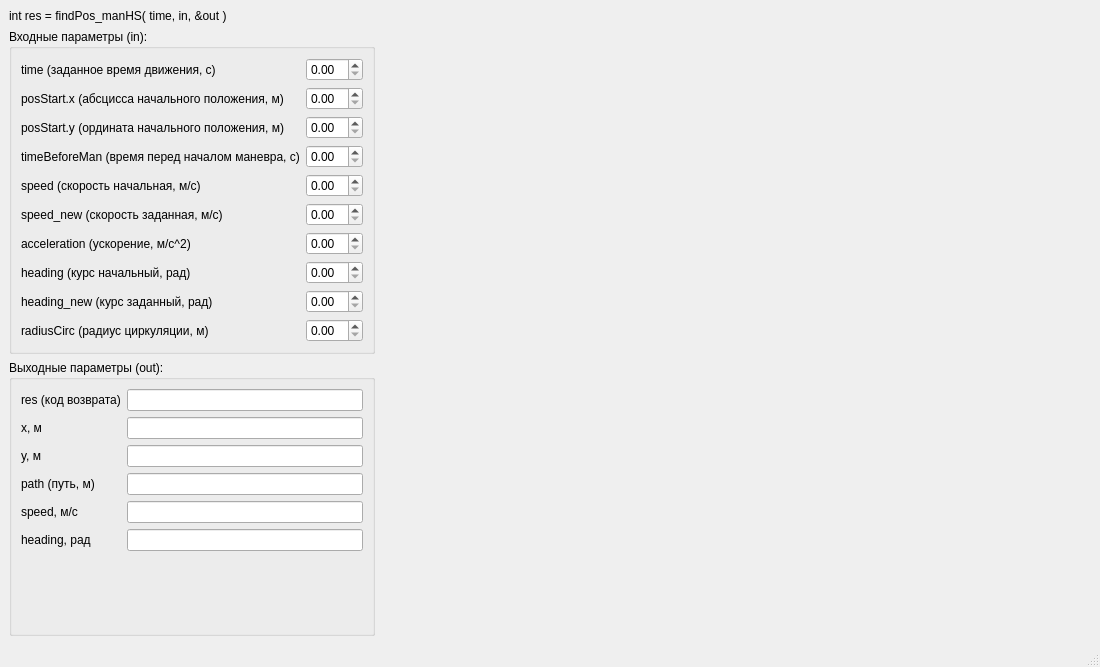
<?xml version="1.0" encoding="UTF-8"?>
<ui version="4.0">
 <class>MainWindowFindPosComplex</class>
 <widget class="QMainWindow" name="MainWindowFindPosComplex">
  <property name="geometry">
   <rect>
    <x>0</x>
    <y>0</y>
    <width>1100</width>
    <height>667</height>
   </rect>
  </property>
  <property name="windowTitle">
   <string>MainWindow</string>
  </property>
  <widget class="QWidget" name="centralwidget">
   <layout class="QHBoxLayout" name="horizontalLayout">
    <item>
     <layout class="QVBoxLayout" name="verticalLayout">
      <item>
       <widget class="QLabel" name="label">
        <property name="sizePolicy">
         <sizepolicy hsizetype="Minimum" vsizetype="Fixed">
          <horstretch>0</horstretch>
          <verstretch>0</verstretch>
         </sizepolicy>
        </property>
        <property name="text">
         <string>int res = findPos_manHS( time, in, &amp;out )</string>
        </property>
       </widget>
      </item>
      <item>
       <widget class="QGroupBox" name="groupBox">
        <property name="title">
         <string>Входные параметры (in):</string>
        </property>
        <layout class="QFormLayout" name="formLayout">
         <item row="0" column="0">
          <widget class="QLabel" name="label_2">
           <property name="text">
            <string>time (заданное время движения, с)</string>
           </property>
          </widget>
         </item>
         <item row="0" column="1">
          <widget class="QDoubleSpinBox" name="doubleSpinBox_inFuncFindPos_man_time"/>
         </item>
         <item row="1" column="0">
          <widget class="QLabel" name="label_3">
           <property name="text">
            <string>posStart.x (абсцисса начального положения, м)</string>
           </property>
          </widget>
         </item>
         <item row="1" column="1">
          <widget class="QDoubleSpinBox" name="doubleSpinBox_inFuncFindPosMan_posStartX"/>
         </item>
         <item row="2" column="0">
          <widget class="QLabel" name="label_4">
           <property name="text">
            <string>posStart.y (ордината начального положения, м)</string>
           </property>
          </widget>
         </item>
         <item row="2" column="1">
          <widget class="QDoubleSpinBox" name="doubleSpinBox_inFuncFindPosMan_posStartY"/>
         </item>
         <item row="3" column="0">
          <widget class="QLabel" name="label_7">
           <property name="text">
            <string>timeBeforeMan (время перед началом маневра, с)</string>
           </property>
          </widget>
         </item>
         <item row="3" column="1">
          <widget class="QDoubleSpinBox" name="doubleSpinBox_inFuncFindPosMan_timeBeforeMan"/>
         </item>
         <item row="4" column="0">
          <widget class="QLabel" name="label_5">
           <property name="text">
            <string>speed (скорость начальная, м/с)</string>
           </property>
          </widget>
         </item>
         <item row="4" column="1">
          <widget class="QDoubleSpinBox" name="doubleSpinBox_inFuncFindPosMan_speed"/>
         </item>
         <item row="5" column="0">
          <widget class="QLabel" name="label_9">
           <property name="text">
            <string>speed_new (скорость заданная, м/с)</string>
           </property>
          </widget>
         </item>
         <item row="5" column="1">
          <widget class="QDoubleSpinBox" name="doubleSpinBox_inFuncFindPosMan_speedNew"/>
         </item>
         <item row="6" column="0">
          <widget class="QLabel" name="label_8">
           <property name="text">
            <string>acceleration (ускорение, м/с^2)</string>
           </property>
          </widget>
         </item>
         <item row="6" column="1">
          <widget class="QDoubleSpinBox" name="doubleSpinBox_inFuncFindPosMan_acceleration"/>
         </item>
         <item row="7" column="0">
          <widget class="QLabel" name="label_6">
           <property name="text">
            <string>heading (курс начальный, рад)</string>
           </property>
          </widget>
         </item>
         <item row="7" column="1">
          <widget class="QDoubleSpinBox" name="doubleSpinBox_inFuncFindPosMan_heading"/>
         </item>
         <item row="8" column="0">
          <widget class="QLabel" name="label_11">
           <property name="text">
            <string>heading_new (курс заданный, рад)</string>
           </property>
          </widget>
         </item>
         <item row="8" column="1">
          <widget class="QDoubleSpinBox" name="doubleSpinBox_inFuncFindPosMan_headingNew"/>
         </item>
         <item row="9" column="0">
          <widget class="QLabel" name="label_10">
           <property name="text">
            <string>radiusCirc (радиус циркуляции, м)</string>
           </property>
          </widget>
         </item>
         <item row="9" column="1">
          <widget class="QDoubleSpinBox" name="doubleSpinBox_inFuncFindPosMan_radiusCirc"/>
         </item>
        </layout>
       </widget>
      </item>
      <item>
       <widget class="QGroupBox" name="groupBox_2">
        <property name="title">
         <string>Выходные параметры (out):</string>
        </property>
        <layout class="QFormLayout" name="formLayout_2">
         <item row="0" column="0">
          <widget class="QLabel" name="label_12">
           <property name="text">
            <string>res (код возврата)</string>
           </property>
          </widget>
         </item>
         <item row="0" column="1">
          <widget class="QLineEdit" name="lineEdit_findPosMan_res">
           <property name="sizePolicy">
            <sizepolicy hsizetype="Minimum" vsizetype="Fixed">
             <horstretch>0</horstretch>
             <verstretch>0</verstretch>
            </sizepolicy>
           </property>
          </widget>
         </item>
         <item row="1" column="0">
          <widget class="QLabel" name="label_13">
           <property name="text">
            <string>x, м</string>
           </property>
          </widget>
         </item>
         <item row="1" column="1">
          <widget class="QLineEdit" name="lineEdit_findPosMan_x">
           <property name="sizePolicy">
            <sizepolicy hsizetype="Minimum" vsizetype="Fixed">
             <horstretch>0</horstretch>
             <verstretch>0</verstretch>
            </sizepolicy>
           </property>
          </widget>
         </item>
         <item row="2" column="0">
          <widget class="QLabel" name="label_14">
           <property name="text">
            <string>y, м</string>
           </property>
          </widget>
         </item>
         <item row="2" column="1">
          <widget class="QLineEdit" name="lineEdit_findPosMan_y">
           <property name="sizePolicy">
            <sizepolicy hsizetype="Minimum" vsizetype="Fixed">
             <horstretch>0</horstretch>
             <verstretch>0</verstretch>
            </sizepolicy>
           </property>
          </widget>
         </item>
         <item row="3" column="0">
          <widget class="QLabel" name="label_15">
           <property name="text">
            <string>path (путь, м)</string>
           </property>
          </widget>
         </item>
         <item row="3" column="1">
          <widget class="QLineEdit" name="lineEdit_findPosMan_path">
           <property name="sizePolicy">
            <sizepolicy hsizetype="Minimum" vsizetype="Fixed">
             <horstretch>0</horstretch>
             <verstretch>0</verstretch>
            </sizepolicy>
           </property>
          </widget>
         </item>
         <item row="4" column="0">
          <widget class="QLabel" name="label_16">
           <property name="text">
            <string>speed, м/с</string>
           </property>
          </widget>
         </item>
         <item row="4" column="1">
          <widget class="QLineEdit" name="lineEdit_findPosMan_speed">
           <property name="sizePolicy">
            <sizepolicy hsizetype="Minimum" vsizetype="Fixed">
             <horstretch>0</horstretch>
             <verstretch>0</verstretch>
            </sizepolicy>
           </property>
          </widget>
         </item>
         <item row="5" column="0">
          <widget class="QLabel" name="label_17">
           <property name="text">
            <string>heading, рад</string>
           </property>
          </widget>
         </item>
         <item row="5" column="1">
          <widget class="QLineEdit" name="lineEdit_findPosMan_heading">
           <property name="sizePolicy">
            <sizepolicy hsizetype="Minimum" vsizetype="Fixed">
             <horstretch>0</horstretch>
             <verstretch>0</verstretch>
            </sizepolicy>
           </property>
          </widget>
         </item>
        </layout>
       </widget>
      </item>
     </layout>
    </item>
    <item>
     <widget class="View" name="widgetFindPosMan_xy" native="true">
      <property name="maximumSize">
       <size>
        <width>16777215</width>
        <height>16777215</height>
       </size>
      </property>
     </widget>
    </item>
    <item>
     <layout class="QVBoxLayout" name="verticalLayout_2">
      <item>
       <widget class="ChartView" name="chartFindPosMan_speed" native="true">
        <property name="minimumSize">
         <size>
          <width>400</width>
          <height>0</height>
         </size>
        </property>
       </widget>
      </item>
      <item>
       <widget class="ChartView" name="chartFindPosMan_heading" native="true">
        <property name="minimumSize">
         <size>
          <width>400</width>
          <height>0</height>
         </size>
        </property>
       </widget>
      </item>
      <item>
       <widget class="ChartView" name="chartFindPosMan_path" native="true">
        <property name="minimumSize">
         <size>
          <width>400</width>
          <height>0</height>
         </size>
        </property>
       </widget>
      </item>
     </layout>
    </item>
   </layout>
  </widget>
  <widget class="QMenuBar" name="menubar">
   <property name="geometry">
    <rect>
     <x>0</x>
     <y>0</y>
     <width>1100</width>
     <height>21</height>
    </rect>
   </property>
  </widget>
  <widget class="QStatusBar" name="statusbar"/>
 </widget>
 <customwidgets>
  <customwidget>
   <class>ChartView</class>
   <extends>QWidget</extends>
   <header location="global">chartview.h</header>
   <container>1</container>
  </customwidget>
  <customwidget>
   <class>View</class>
   <extends>QWidget</extends>
   <header>ui_view.h</header>
   <container>1</container>
  </customwidget>
 </customwidgets>
 <resources/>
 <connections/>
</ui>
